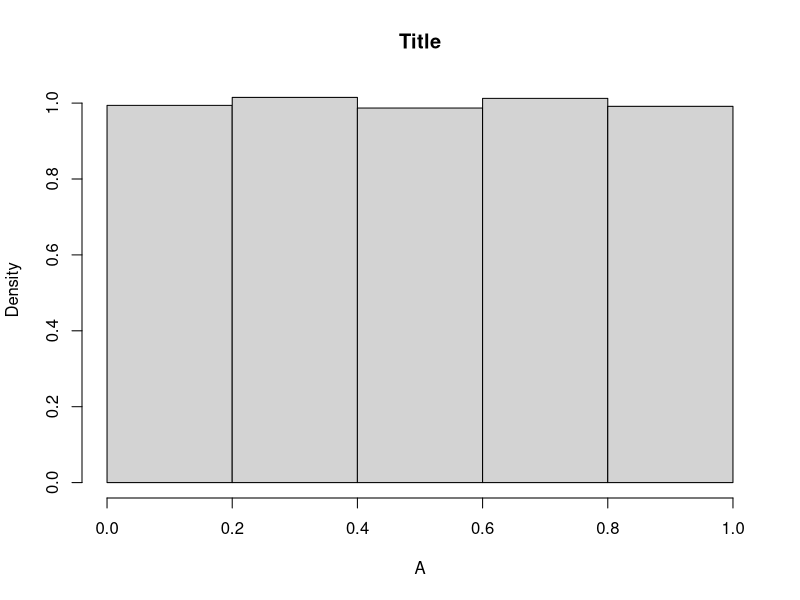
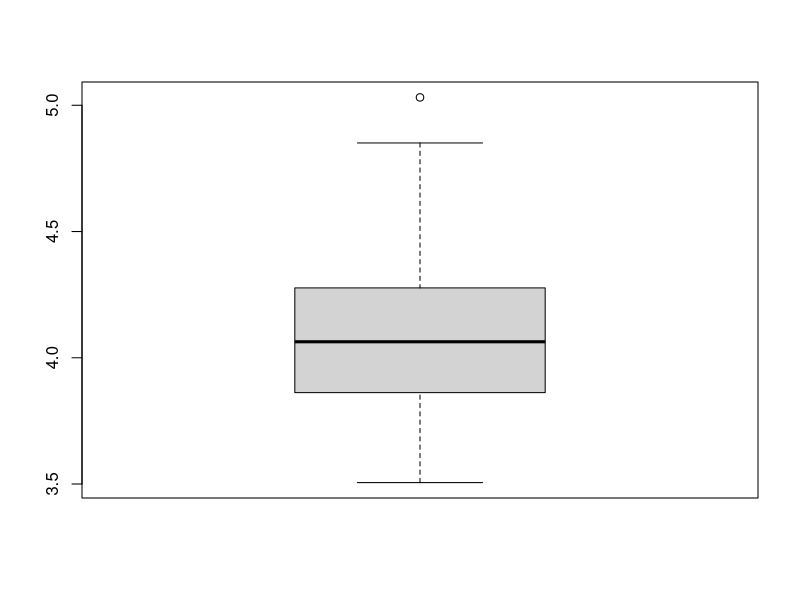
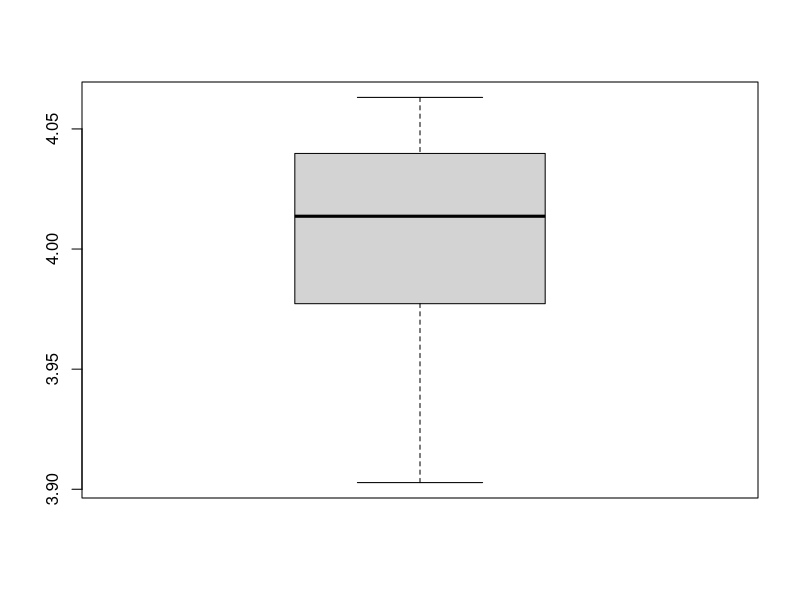
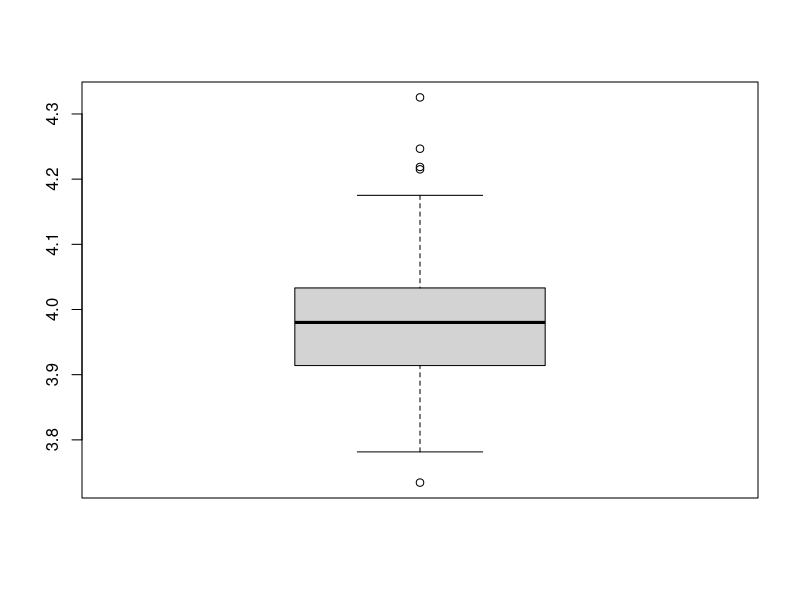

Here is the R script that generated these plots, in order:
#FSML- Session1 - afternoon

A = runif(10000)
H = hist(A, breaks=c(0,0.2,0.4,0.6,0.8,1), main="Title", freq=FALSE)
H$counts
H$breaks

fluc <- function(n,lambda,K)
{
  L = c()
  for (i in 1:K)
  {
    A = rexp(n,lambda)
    L = c(L,1/mean(A))
  }
  fluc = L
}
Est = fluc(100,4,50)
boxplot(Est)

Est = fluc(10000,4,50)
X11()
boxplot(Est)

Est = fluc(1000,4,50)
boxplot(Est)
